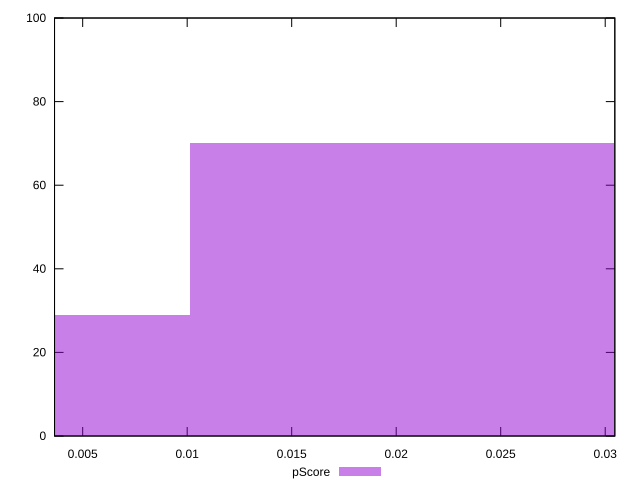

The script that saved this image:
reset

$pScore <<EOF
0.02026977200775773 70
0 29
0.04053954401551546 1
EOF

set key outside below
set boxwidth 0.02026977200775773
set xrange [0.0036534156523781447:0.03045983895947757]
set yrange [0:100]
set trange [0:100]
set style fill transparent solid 0.5 noborder
set terminal svg size 640, 490 enhanced background rgb 'white'
set output "report_00015_2021-02-09T16-11-33.973Z/cumulative-layout-shift/samples/pages/pScore/histogram.svg"

plot $pScore title "pScore" with boxes

reset
